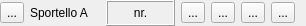
<?xml version="1.0" encoding="UTF-8"?>
<ui version="4.0">
 <class>TicketApplet</class>
 <widget class="QDialog" name="TicketApplet">
  <property name="geometry">
   <rect>
    <x>0</x>
    <y>0</y>
    <width>306</width>
    <height>26</height>
   </rect>
  </property>
  <property name="windowTitle">
   <string>Ticket Applet</string>
  </property>
  <layout class="QHBoxLayout" name="horizontalLayout">
   <property name="leftMargin">
    <number>0</number>
   </property>
   <property name="topMargin">
    <number>0</number>
   </property>
   <property name="bottomMargin">
    <number>0</number>
   </property>
   <item>
    <widget class="QToolButton" name="button_info">
     <property name="enabled">
      <bool>true</bool>
     </property>
     <property name="text">
      <string>...</string>
     </property>
     <property name="icon">
      <iconset resource="../../lib/pypapi/ui/resources/resources.qrc">
       <normaloff>:/icons/information.png</normaloff>:/icons/information.png</iconset>
     </property>
    </widget>
   </item>
   <item>
    <widget class="QLabel" name="label_sportello">
     <property name="text">
      <string>Sportello A</string>
     </property>
    </widget>
   </item>
   <item>
    <widget class="QLabel" name="label_chiamato">
     <property name="frameShape">
      <enum>QFrame::Box</enum>
     </property>
     <property name="frameShadow">
      <enum>QFrame::Raised</enum>
     </property>
     <property name="text">
      <string>nr.</string>
     </property>
     <property name="scaledContents">
      <bool>false</bool>
     </property>
     <property name="alignment">
      <set>Qt::AlignCenter</set>
     </property>
    </widget>
   </item>
   <item>
    <widget class="QToolButton" name="button_chiama">
     <property name="text">
      <string>...</string>
     </property>
     <property name="icon">
      <iconset resource="../../lib/pypapi/ui/resources/resources.qrc">
       <normaloff>:/icons/bell.png</normaloff>:/icons/bell.png</iconset>
     </property>
    </widget>
   </item>
   <item>
    <widget class="QToolButton" name="button_annullato">
     <property name="toolTip">
      <string>Utente annullato.</string>
     </property>
     <property name="text">
      <string>...</string>
     </property>
     <property name="icon">
      <iconset resource="../../lib/pypapi/ui/resources/resources.qrc">
       <normaloff>:/icons/cancel.png</normaloff>:/icons/cancel.png</iconset>
     </property>
    </widget>
   </item>
   <item>
    <widget class="QToolButton" name="button_servito">
     <property name="toolTip">
      <string>Utente servito.</string>
     </property>
     <property name="text">
      <string>...</string>
     </property>
     <property name="icon">
      <iconset resource="../../lib/pypapi/ui/resources/resources.qrc">
       <normaloff>:/icons/accept.png</normaloff>:/icons/accept.png</iconset>
     </property>
    </widget>
   </item>
   <item>
    <widget class="QToolButton" name="button_prossimo">
     <property name="toolTip">
      <string>Utente servito, chiama il successivo.</string>
     </property>
     <property name="text">
      <string>...</string>
     </property>
     <property name="icon">
      <iconset resource="../../lib/pypapi/ui/resources/resources.qrc">
       <normaloff>:/icons/resultset_last.png</normaloff>:/icons/resultset_last.png</iconset>
     </property>
    </widget>
   </item>
  </layout>
 </widget>
 <resources>
  <include location="../../lib/pypapi/ui/resources/resources.qrc"/>
 </resources>
 <connections/>
</ui>
